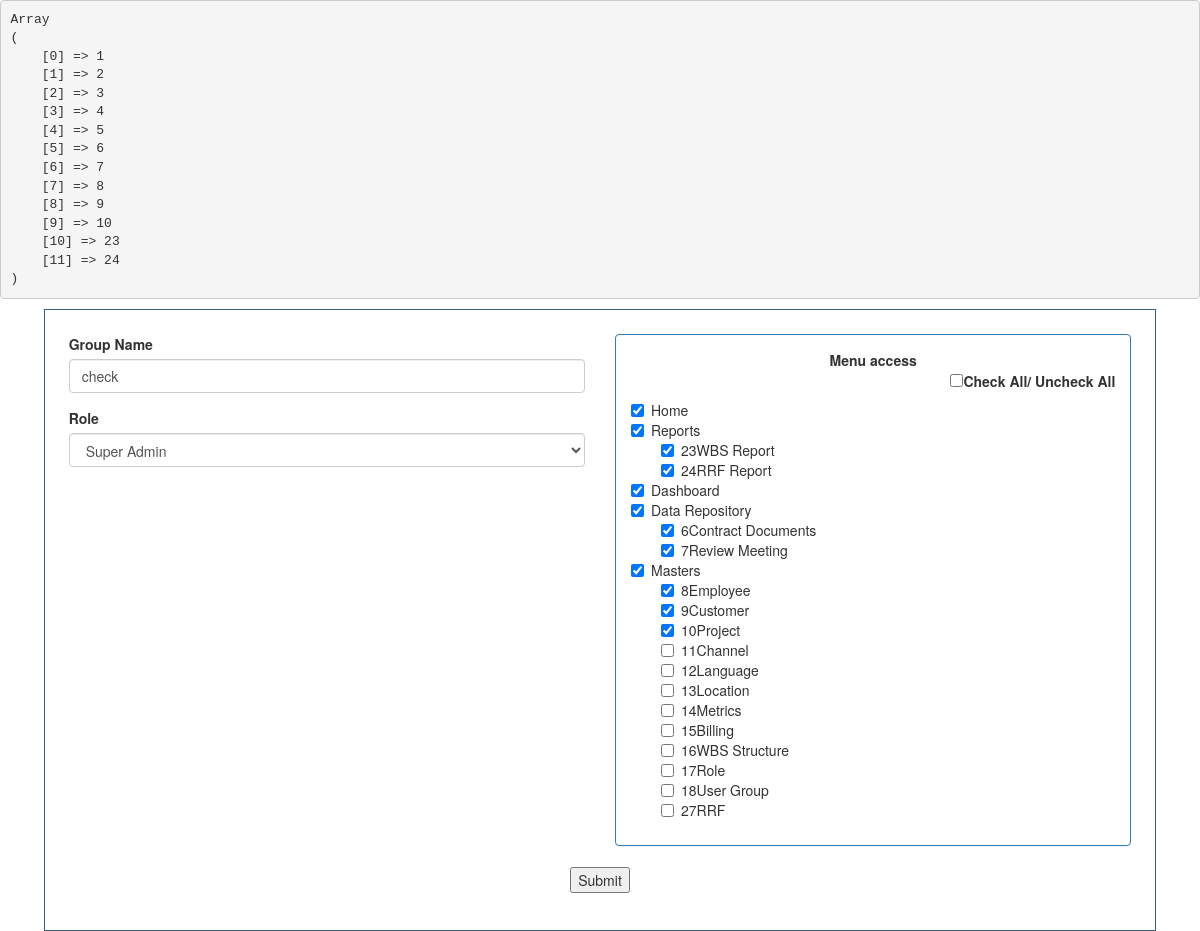
Page /edit_menuaccess.php?id=2 on the committed database.
### tables this page shows
CREATE TABLE `tbl_test_menuaccess` (
  `id` int(11) NOT NULL,
  `groupname` varchar(150) DEFAULT NULL,
  `role` varchar(150) DEFAULT NULL,
  `menulist` varchar(300) DEFAULT NULL
);

CREATE TABLE `tbl_core_menu` (
  `id` int(11) NOT NULL,
  `label` varchar(50) NOT NULL DEFAULT '',
  `link` varchar(100) NOT NULL DEFAULT '#',
  `parent` int(11) NOT NULL DEFAULT '0',
  `icon` varchar(300) DEFAULT NULL,
  `status` int(150) DEFAULT NULL
);

### edit_menuaccess.php (the view, shortened to what this page needs)
<?
$dbconn = mysqli_connect("localhost","root","","test");
$id = $_GET['id'];
$selectm = mysqli_query($dbconn,"select * from tbl_test_menuaccess where id = ".$id);
$getselectm = mysqli_fetch_array($selectm);
$groupname = $getselectm['groupname'];
$role = $getselectm['role'];
$menulist = $getselectm['menulist'];
$array_menu = explode(',',$menulist);
sort($array_menu);
echo "<pre>";
print_r($array_menu);
echo "</pre>";
?>
<!DOCTYPE html>
<html lang="en">
<head>
  <link rel="stylesheet" href="https://maxcdn.bootstrapcdn.com/bootstrap/3.3.7/css/bootstrap.min.css">
</head>
<body>
<div class="container-fluid">
	<div class="tbl-border">
  <form class="" method="POST" name="_formname">
  <div class="row">
	<div class="col-sm-6">
		 <div class="form-group">
			<label for="exampleInputEmail1">Group Name</label>
			<input type="text" name="groupname" class="form-control" value="<? echo $groupname; ?>" id="exampleInputEmail1" aria-describedby="emailHelp" placeholder="Group" required>
		  </div>
		  <div class="form-group">
			<label for="exampleInputPassword1">Role</label>
			<select name="selectrole" class="form-control" required>
				<option <? if($role == 'Super Admin') echo 'selected'; ?> value="Super Admin">Super Admin</option>
			</select>
		  </div>
	</div>
	  <div class="col-sm-6">
	  <div class="panel panel-primary">
			<div class="panel-body">
				<center><b>Menu access</b></center>
				<label style="float:right;"><input type="checkbox" onchange="checkAll(this)">Check All/ Uncheck All</label></br>
				<div class="checkbox">
					<?
					$coredbconn = mysqli_connect("localhost","root","","test");
					$selectmenu = mysqli_query($coredbconn,"select * from tbl_core_menu where parent = 0");
					while($resultmenu = mysqli_fetch_array($selectmenu)){
						?>
						<label><input type="checkbox" name="check_list[]" value="<? echo $resultmenu['id']; ?>" <? if(in_array($resultmenu['id'],$array_menu)) print "checked=checked"; ?>><? echo $resultmenu['label']; ?></label></br>
						<?
							$selectsubmenu = mysqli_query($coredbconn,"select * from tbl_core_menu where parent=".$resultmenu['id']);
							while($resultsubmenu = mysqli_fetch_array($selectsubmenu)){
								?>
									<label style="padding-left:50px;"><input type="checkbox" name="check_list[]" value="<? echo $resultsubmenu['id']; ?>" <? if(in_array($resultsubmenu['id'],$array_menu)) print "checked=checked"; ?>><? echo $resultsubmenu['id'],$resultsubmenu['label']; ?></label></br>
						<?
							}
					}
					?>
				</div>
			</div>
		</div>
		</div>
		<div class="col-sm-4"></div>
	</div>
	<center><input type="submit" value="Submit" name="submit"/></center>
	</form>
	</div>
  </div>
</body>
</html>

### edit_menuaccess.php (style rules this page uses)
.tbl-border { margin:auto; width:95%; border: 1px solid #386077; padding : 2%; }

### rows in the picture
tbl_test_menuaccess: groupname "check", selectrole "Super Admin"
tbl_core_menu: id "☑", label "Home"
tbl_core_menu: id "☑", label "Reports"
tbl_core_menu: id "☑", id "23", label "WBS Report"
tbl_core_menu: id "☑", id "24", label "RRF Report"
tbl_core_menu: id "☑", label "Dashboard"
tbl_core_menu: id "☑", label "Data Repository"
tbl_core_menu: id "☑", id "6", label "Contract Documents"
tbl_core_menu: id "☑", id "7", label "Review Meeting"
tbl_core_menu: id "☑", label "Masters"
tbl_core_menu: id "☑", id "8", label "Employee"
tbl_core_menu: id "☑", id "9", label "Customer"
tbl_core_menu: id "☑", id "10", label "Project"
tbl_core_menu: id "11", label "Channel"
tbl_core_menu: id "12", label "Language"
tbl_core_menu: id "13", label "Location"
tbl_core_menu: id "14", label "Metrics"
tbl_core_menu: id "15", label "Billing"
tbl_core_menu: id "16", label "WBS Structure"
tbl_core_menu: id "17", label "Role"
tbl_core_menu: id "18", label "User Group"
tbl_core_menu: id "27", label "RRF"
